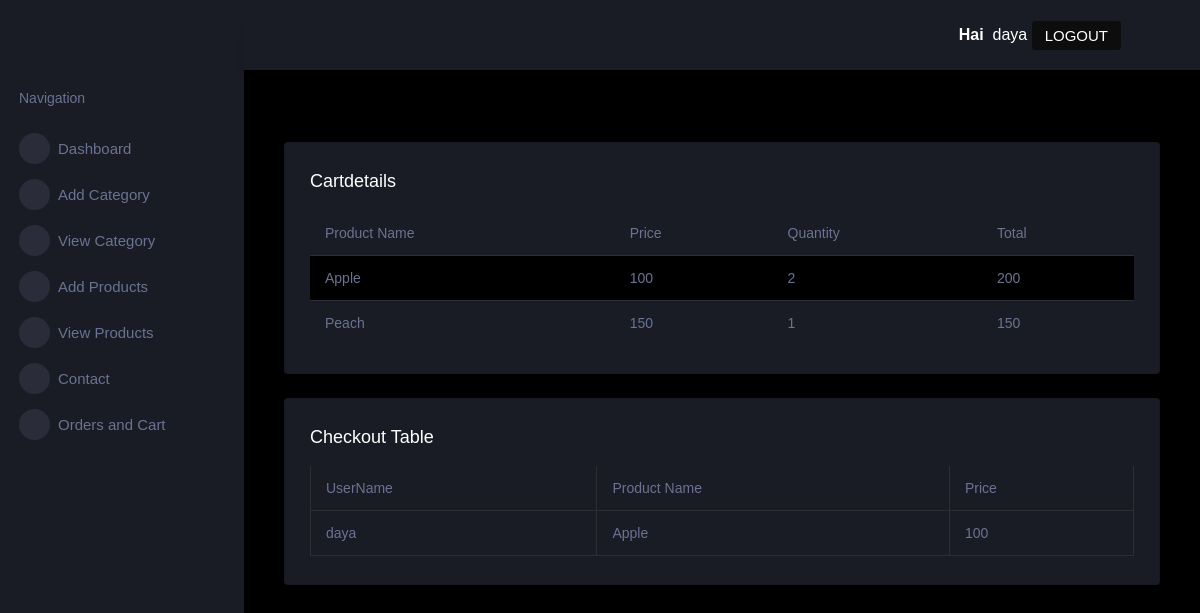
Screenshot of /cartview (signed in) with the database file from the repository.
### Userviewapp/models.py (models this page shows)
class Cartdb(models.Model):
    productid=models.ForeignKey(productdb, on_delete=models.CASCADE,null=True,blank=False)
    userid=models.ForeignKey(Regidb, on_delete=models.CASCADE,null=True,blank=False)
    quantity=models.IntegerField(null=True,blank=False)
    total=models.IntegerField(null=True,blank=False)
    status=models.IntegerField(null=True,blank=False)

class Checkoutdb(models.Model):
    cartid=models.ForeignKey(Cartdb, on_delete=models.CASCADE,null=True,blank=False)
    firstname=models.CharField(max_length=100,null=True,blank=False)
    lastname=models.CharField(max_length=100,null=True,blank=False)
    state=models.CharField(max_length=100,null=True,blank=False)
    streetaddress=models.CharField(max_length=100,null=True,blank=False)
    town=models.CharField(max_length=100,null=True,blank=False)
    postcode=models.IntegerField(null=True,blank=False)
    phone=models.IntegerField(null=True,blank=False)
    status=models.IntegerField(null=True,blank=False)

class Regidb(models.Model):
    username=models.CharField(max_length=100,null=True,blank=False)
    email=models.CharField(max_length=100,null=True,blank=False)
    address=models.CharField(max_length=100,null=True,blank=False)
    password=models.CharField(max_length=100,null=True,blank=False)

### Adminapp/models.py (models this page shows)
class productdb(models.Model):
    img=models.ImageField(upload_to='media',null=True,blank=False)
    productname=models.CharField(max_length=100,null=True,blank=False)
    category=models.CharField(max_length=100,null=True,blank=False)
    weight=models.CharField(max_length=100,null=True,blank=True,validators=[alphaneumeric])
    price=models.IntegerField(null=True,blank=False)

### Userviewapp/views.py (the view)
# urls.py: path('cartview',views.cartview,name='cartview'),
def cartview(request):
    obj = Cartdb.objects.all()
    a = Checkoutdb.objects.all()
    return render(request,'ordersview.html',{'obj':obj,'a':a})

### Userviewapp/templates/ordersview.html (shortened to what this page needs)
{% extends 'index.html' %}
        {% block content %}
        <div class="main-panel">
          <div class="content-wrapper">
            <div class="page-header">
              <nav aria-label="breadcrumb">
                <ol class="breadcrumb">
                </ol>
              </nav>
            </div>
              <div class="col-lg-12 grid-margin stretch-card">
                <div class="card">
                  <div class="card-body">
                    <h4 class="card-title">Cartdetails</h4>
                    <div class="table-responsive">
                      <table class="table table-striped">
                        <thead>
                          <tr>
                            <th>Product Name </th>
                            <th>Price </th>
                            <th>Quantity</th>
                            <th>Total</th>
                            </tr>
                        </thead>
                        <tbody>
                          <tr>
                         {% for i in obj %}
                         <td>{{i.productid.productname}}</td>
                         <td>{{i.productid.price}}</td>
                         <td>{{i.quantity}}</td>
                         <td>{{i.total}}</td>
                          </tr>
                          {% endfor %}
                      </table>
                    </div>
                  </div>
                </div>
              </div>
             <div class="col-lg-12 grid-margin stretch-card">
                <div class="card">
                  <div class="card-body">
                    <h4 class="card-title">checkout table</h4>
                    <div class="table-responsive">
                      <table class="table table-bordered">
                        <thead>
                          <tr>
                            <th>UserName</th>
                            <th>Product Name  </th>
                            <th>Price </th>
                          </tr>
                        </thead>
                        <tbody>
                          {% for j in a %}
                         <tr>
                            <td>{{j.cartid.userid.username}}</td>
                            <td>{{j.cartid.productid.productname}}</td>
                              <td>{{j.cartid.productid.price}}</td>
                                  </tr>
                                  {% endfor %}
                                  </tbody></table>
                                </div>
                              </div>
                            </div>
                          </div>
                          {% endblock %}

### rows the page displays
Cartdb: productid.productname "Apple", productid.price "100", quantity "2", total "200"
Cartdb: productid.productname "Peach", productid.price "150", quantity "1", total "150"
Checkoutdb: cartid.userid.username "daya", cartid.productid.productname "Apple", cartid.productid.price "100"

### other values shown
{{ request.session.username }} "daya"
